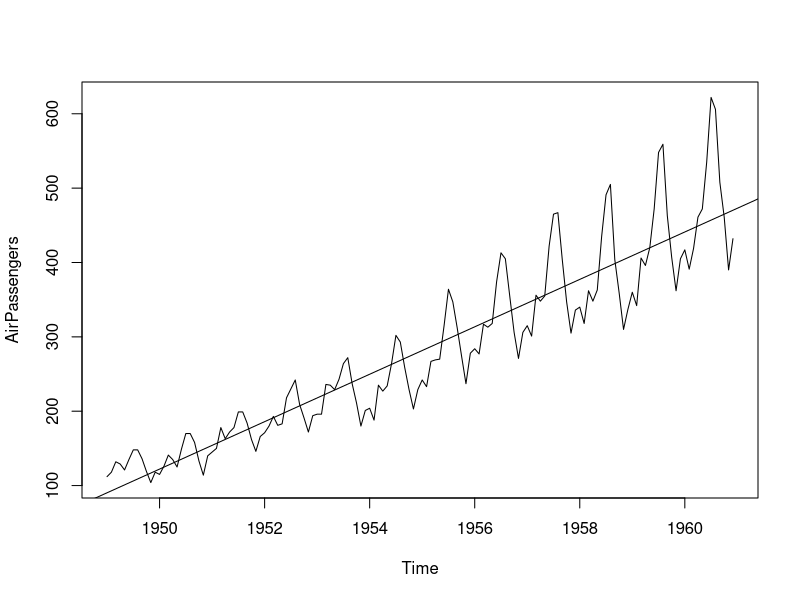
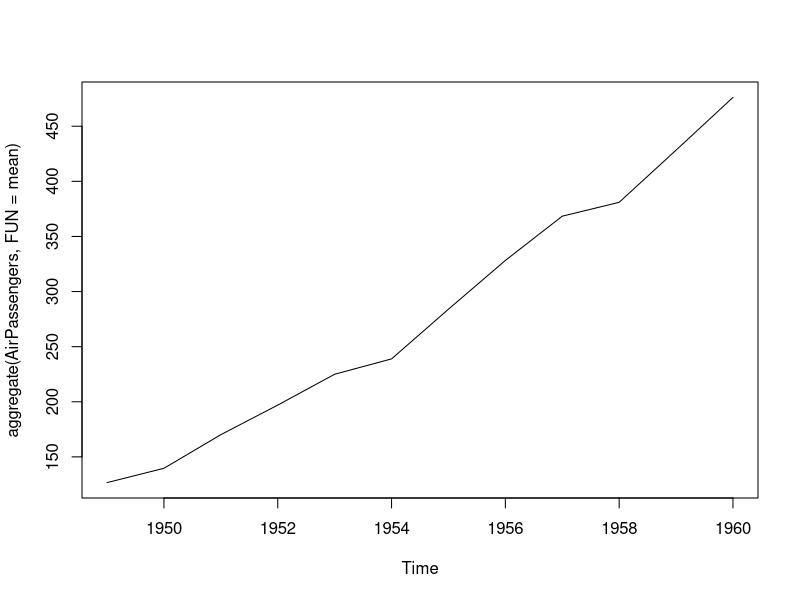
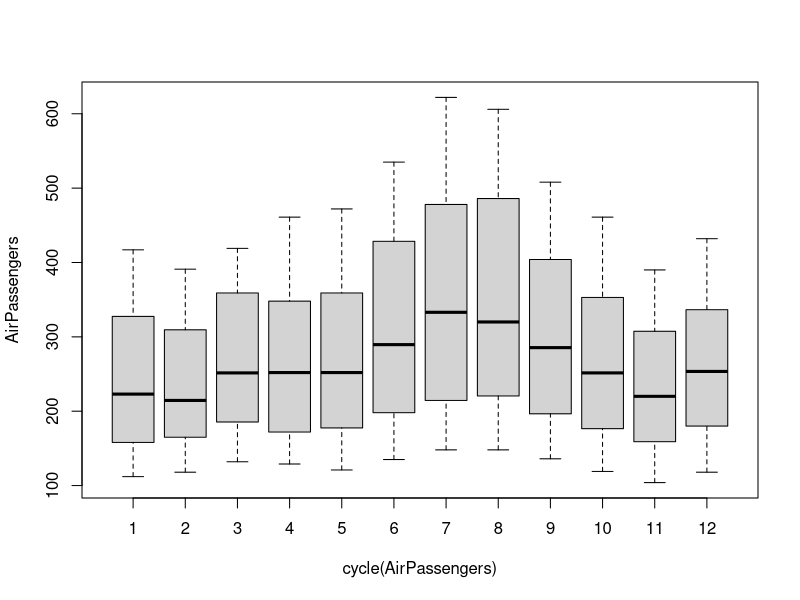
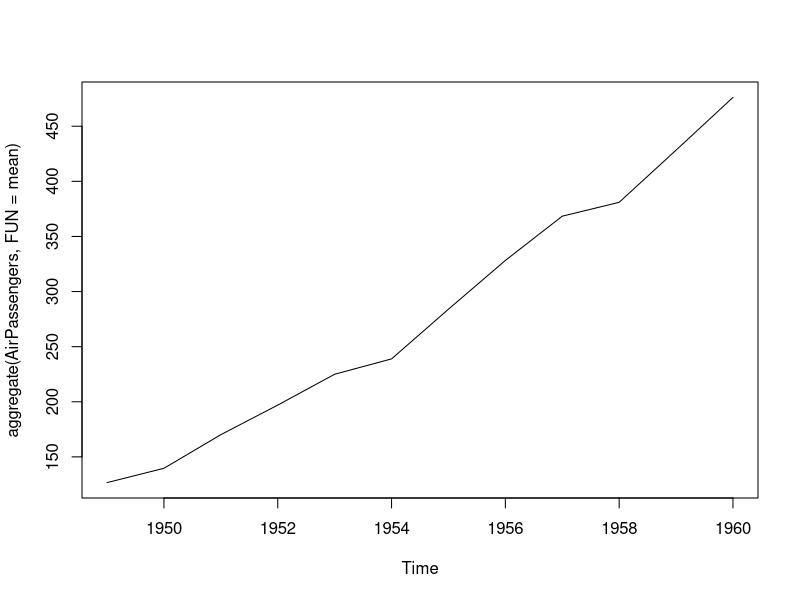
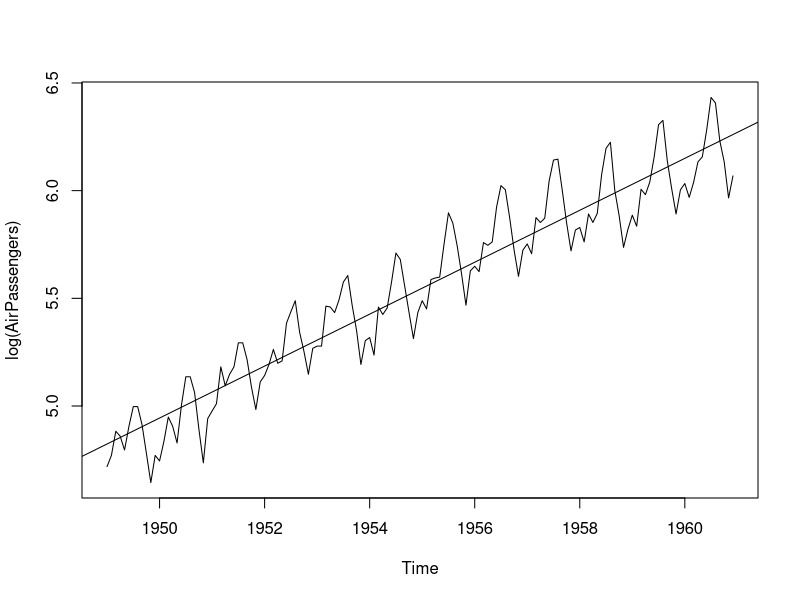
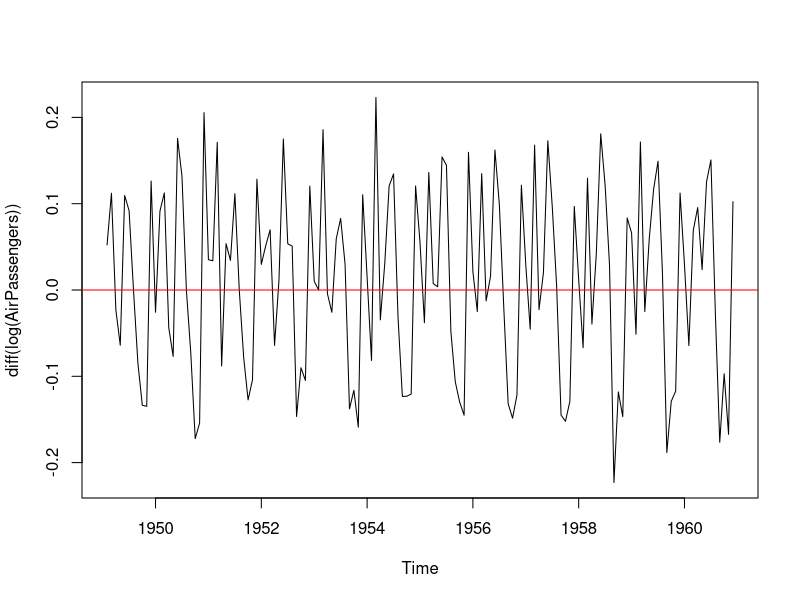
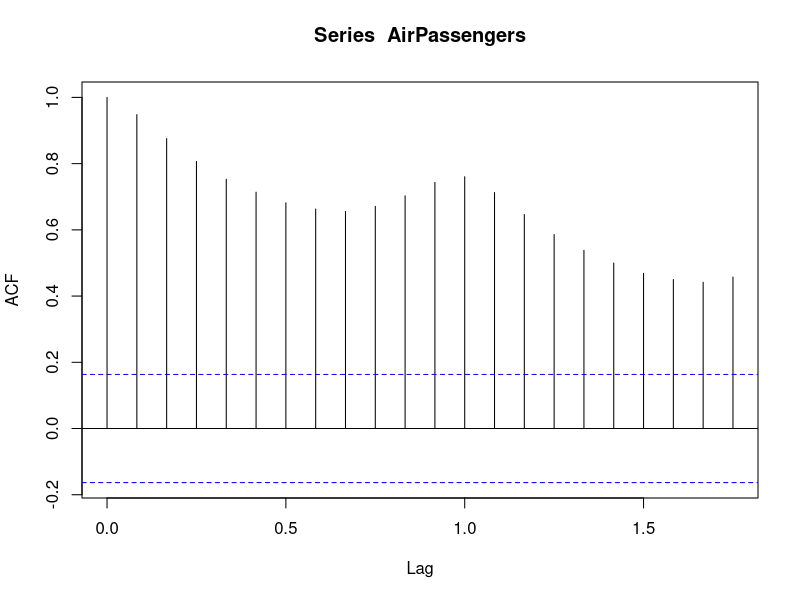
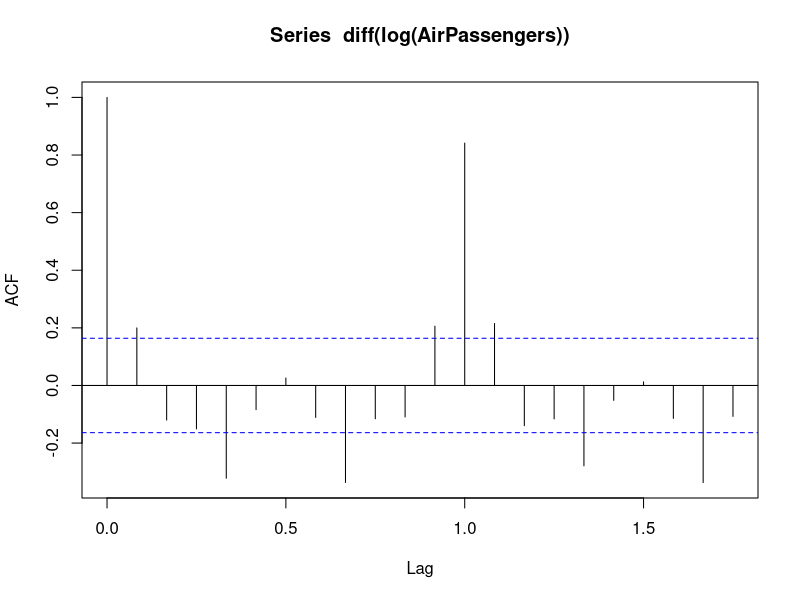

Generate these figures, in order, with R:
#Time Series - Air Passengers

data(AirPassengers)
class(AirPassengers)
#This tells you that the data series is in a time series format
str(AirPassengers)
head(AirPassengers); tail(AirPassengers)
start(AirPassengers)

#This is the start of the time series
end(AirPassengers)
#[1] 1960 12
#This is the end of the time series
frequency(AirPassengers)  # $[1] 12
#The cycle of this time series is 12months in a year
summary(AirPassengers)


# Sec 2 -------------------------------------------------------------------
AirPassengers
#The number of passengers are distributed across the spectrum
plot(AirPassengers)
#This will plot the time series
abline(reg=lm(AirPassengers~time(AirPassengers)))
# This will fit in a line


# Sec3 --------------------------------------------------------------------

cycle(AirPassengers)
#This will print the cycle across years.
plot(aggregate(AirPassengers,FUN=mean))
#This will aggregate the cycles and display a year on year trend
boxplot(AirPassengers~cycle(AirPassengers))
#Box plot across months will give us a sense on seasonal effect


plot(aggregate(AirPassengers,FUN=mean))
plot(log(AirPassengers))
abline(reg=lm(log(AirPassengers) ~ time(AirPassengers)))

plot(diff (log(AirPassengers)))  #stationary series
abline(h=0, col='red')
#abline(reg=lm(diff(log(AirPassengers)) ~ time(AirPassengers)))


#Model
acf(AirPassengers)
acf(diff (log(AirPassengers)))
pacf(diff (log(AirPassengers)))

fit = arima(log(AirPassengers), c(0,1,1), seasonal =list(order = c(0,1,1), period = 12) )
pred = predict(fit, n.ahead = 10 * 12)
pred1 = 2.718 * pred$pred
ts.plot(AirPassengers, pred1, log='y', lty=c(1,3))


#https://www.analyticsvidhya.com/blog/2015/12/complete-tutorial-time-series-modeling/
